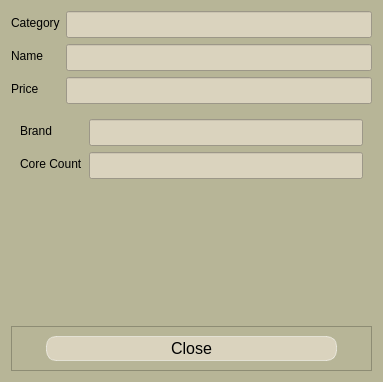
<?xml version="1.0" encoding="UTF-8"?>
<ui version="4.0">
 <class>DetailsDialog</class>
 <widget class="QDialog" name="DetailsDialog">
  <property name="geometry">
   <rect>
    <x>0</x>
    <y>0</y>
    <width>383</width>
    <height>382</height>
   </rect>
  </property>
  <property name="windowTitle">
   <string>Product Details</string>
  </property>
  <property name="styleSheet">
   <string notr="true">QWidget{
background-color:rgb(183, 181, 151);
}</string>
  </property>
  <layout class="QVBoxLayout" name="verticalLayout">
   <item>
    <layout class="QFormLayout" name="formLayout">
     <item row="0" column="0">
      <widget class="QLabel" name="label">
       <property name="styleSheet">
        <string notr="true">QLabel {
    font: 800;
    color: black; /* Sets the font color to black */
}
</string>
       </property>
       <property name="text">
        <string>Category</string>
       </property>
      </widget>
     </item>
     <item row="0" column="1">
      <widget class="QLineEdit" name="category">
       <property name="styleSheet">
        <string notr="true">QLineEdit{
background-color: rgb(218, 211, 190);
color: black;


font-size: 16px;
padding:2px;
text-align: center;


}

QLineEdit:hover {
background-color: rgba(255, 255, 255, 0.3);
}
</string>
       </property>
       <property name="readOnly">
        <bool>true</bool>
       </property>
      </widget>
     </item>
     <item row="1" column="0">
      <widget class="QLabel" name="label_3">
       <property name="styleSheet">
        <string notr="true">QLabel {
    font: 800;
    color: black; /* Sets the font color to black */
}
</string>
       </property>
       <property name="text">
        <string>Name</string>
       </property>
      </widget>
     </item>
     <item row="1" column="1">
      <widget class="QLineEdit" name="name">
       <property name="styleSheet">
        <string notr="true">QLineEdit{
background-color: rgb(218, 211, 190);
color: black;


font-size: 16px;
padding:2px;
text-align: center;


}

QLineEdit:hover {
background-color: rgba(255, 255, 255, 0.3);
}


</string>
       </property>
       <property name="readOnly">
        <bool>true</bool>
       </property>
       <property name="placeholderText">
        <string/>
       </property>
      </widget>
     </item>
     <item row="2" column="0">
      <widget class="QLabel" name="label_4">
       <property name="styleSheet">
        <string notr="true">QLabel {
    font: 800;
    color: black; /* Sets the font color to black */
}
</string>
       </property>
       <property name="text">
        <string>Price</string>
       </property>
      </widget>
     </item>
     <item row="2" column="1">
      <widget class="QLineEdit" name="price">
       <property name="styleSheet">
        <string notr="true">QLineEdit{
background-color: rgb(218, 211, 190);
color: black;


font-size: 16px;
padding:2px;
text-align: center;


}

QLineEdit:hover {
background-color: rgba(255, 255, 255, 0.3);
}


</string>
       </property>
       <property name="readOnly">
        <bool>true</bool>
       </property>
      </widget>
     </item>
    </layout>
   </item>
   <item>
    <widget class="QStackedWidget" name="stackedWidget">
     <property name="currentIndex">
      <number>0</number>
     </property>
     <widget class="QWidget" name="page">
      <layout class="QGridLayout" name="gridLayout">
       <item row="0" column="0">
        <layout class="QFormLayout" name="formLayout_2">
         <item row="1" column="0">
          <widget class="QLabel" name="label_5">
           <property name="styleSheet">
            <string notr="true">QLabel {
    font: 800;
    color: black; /* Sets the font color to black */
}
</string>
           </property>
           <property name="text">
            <string>Core Count</string>
           </property>
          </widget>
         </item>
         <item row="0" column="0">
          <widget class="QLabel" name="label_6">
           <property name="styleSheet">
            <string notr="true">QLabel {
    font: 800;
    color: black; /* Sets the font color to black */
}
</string>
           </property>
           <property name="text">
            <string>Brand</string>
           </property>
          </widget>
         </item>
         <item row="0" column="1">
          <widget class="QLineEdit" name="cpuBrand">
           <property name="styleSheet">
            <string notr="true">QLineEdit{
background-color: rgb(218, 211, 190);
color: black;


font-size: 16px;
padding:2px;
text-align: center;


}

QLineEdit:hover {
background-color: rgba(255, 255, 255, 0.3);
}

</string>
           </property>
           <property name="readOnly">
            <bool>true</bool>
           </property>
          </widget>
         </item>
         <item row="1" column="1">
          <widget class="QLineEdit" name="coreCount">
           <property name="styleSheet">
            <string notr="true">QLineEdit{
background-color: rgb(218, 211, 190);
color: black;


font-size: 16px;
padding:2px;
text-align: center;


}

QLineEdit:hover {
background-color: rgba(255, 255, 255, 0.3);
}


</string>
           </property>
           <property name="readOnly">
            <bool>true</bool>
           </property>
          </widget>
         </item>
        </layout>
       </item>
      </layout>
     </widget>
     <widget class="QWidget" name="page_2">
      <layout class="QGridLayout" name="gridLayout_2">
       <item row="0" column="0">
        <layout class="QFormLayout" name="formLayout_4">
         <item row="0" column="0">
          <widget class="QLabel" name="label_2">
           <property name="text">
            <string>Brand</string>
           </property>
          </widget>
         </item>
         <item row="0" column="1">
          <widget class="QLineEdit" name="ramBrand">
           <property name="readOnly">
            <bool>true</bool>
           </property>
          </widget>
         </item>
         <item row="1" column="0">
          <widget class="QLabel" name="label_7">
           <property name="text">
            <string>Size (GB)</string>
           </property>
          </widget>
         </item>
         <item row="1" column="1">
          <widget class="QLineEdit" name="ramSize">
           <property name="readOnly">
            <bool>true</bool>
           </property>
          </widget>
         </item>
        </layout>
       </item>
      </layout>
     </widget>
     <widget class="QWidget" name="page_3">
      <layout class="QGridLayout" name="gridLayout_3">
       <item row="0" column="0">
        <layout class="QFormLayout" name="formLayout_3">
         <item row="0" column="0">
          <widget class="QLabel" name="label_8">
           <property name="text">
            <string>Brand</string>
           </property>
          </widget>
         </item>
         <item row="0" column="1">
          <widget class="QLineEdit" name="mbBrand">
           <property name="readOnly">
            <bool>true</bool>
           </property>
          </widget>
         </item>
         <item row="1" column="0">
          <widget class="QLabel" name="label_9">
           <property name="text">
            <string>Form Factor</string>
           </property>
          </widget>
         </item>
         <item row="1" column="1">
          <widget class="QLineEdit" name="mbSize">
           <property name="readOnly">
            <bool>true</bool>
           </property>
          </widget>
         </item>
        </layout>
       </item>
      </layout>
     </widget>
    </widget>
   </item>
   <item>
    <widget class="QFrame" name="frame">
     <property name="frameShape">
      <enum>QFrame::StyledPanel</enum>
     </property>
     <property name="frameShadow">
      <enum>QFrame::Raised</enum>
     </property>
     <layout class="QHBoxLayout" name="horizontalLayout">
      <item>
       <widget class="QPushButton" name="close">
        <property name="styleSheet">
         <string notr="true">QPushButton{
background-color: rgb(218, 211, 190);
color: black;
border: 1px solid rgba(255, 255, 255, 0.5);
border-radius: 10px;
font-size: 16px;
padding:2px;
text-align: center;
margin-left: 25px;
margin-right:25px;
}

QPushButton:hover {
background-color: rgba(255, 255, 255, 0.3);
}

QPushButton:pressed {
background-color: rgba(255, 255, 255, 0.1);
}
</string>
        </property>
        <property name="text">
         <string>Close</string>
        </property>
       </widget>
      </item>
     </layout>
    </widget>
   </item>
  </layout>
 </widget>
 <resources/>
 <connections/>
</ui>
